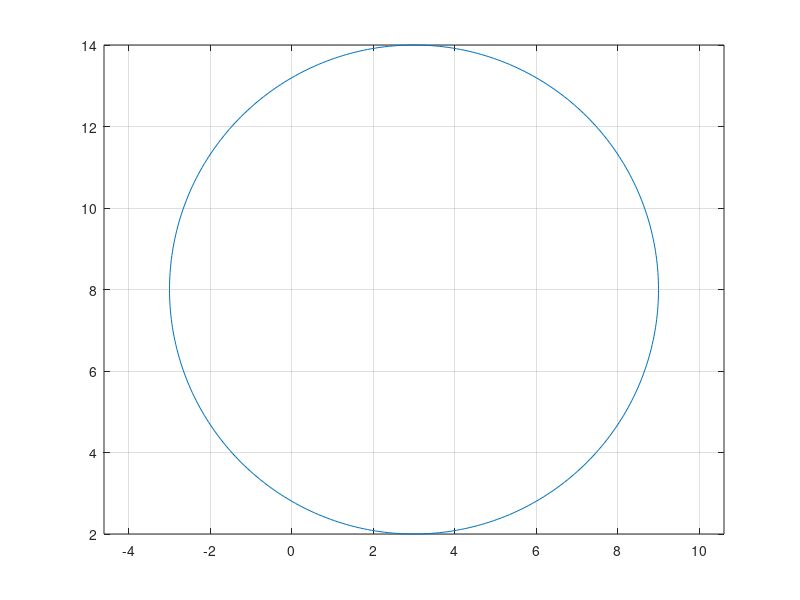

Here is the MATLAB script that generated this plot:
%close all
clear
clc
t=linspace(0,2*pi,361);
x=@(t) 3+6*cos(t);
y=@(t) 8+6*sin(t);
plot(x(t),y(t))
axis equal
grid on